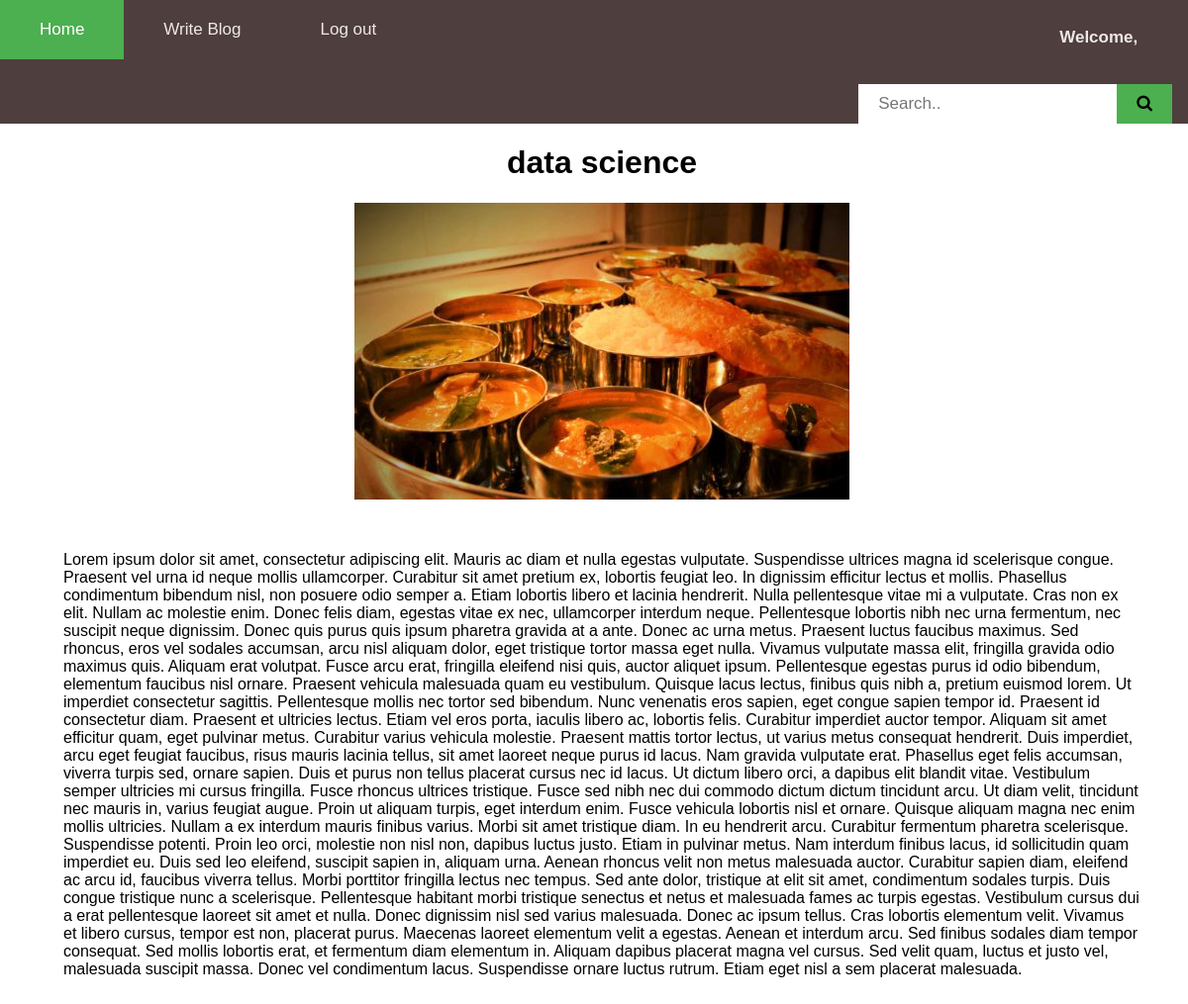
/blogs/single-blog/4, run on the app's committed database.
### blogapp/models.py (models this page shows)
class blog(models.Model):
    author=models.ForeignKey(User, on_delete=models.CASCADE)
    title=models.CharField(max_length=100)
    description=models.TextField()
    image=models.ImageField(upload_to="images/blogs")
    choice=(
        ('public','public'),
        ('private','private')
    )
    status=models.CharField(choices=choice,max_length=20,null=True,blank=True)
    created_date=models.DateTimeField(auto_now_add=True)

### blogapp/views.py (the view)
# urls.py: path('single-blog/<int:id>', single_blog, name="singleblog"),
def single_blog(request,id):
    sblog=blog.objects.get(id=id)
    return render(request,'single_blog.html',{'blog':sblog})

### templates/single_blog.html
{% extends 'base.html' %}
{% load static %}
{%block activeclass_home%}
class="active"
{%endblock%}
{%block style%}
<link rel="stylesheet" href="{% static 'css/blog.css' %}">
{%endblock%}
{% block content %}
<center>
    <h1 >{{blog.title}} </h1>
    <img src="{{blog.image.url}}" style="height: 300px;width: 500px;" alt="">
</center>
<p style="margin: 3rem;">{{blog.description}}</p>
{%endblock%}

### templates/base.html (shortened to what this page needs)
<!DOCTYPE html>
<html>
<head>
<link rel="stylesheet" href="https://cdnjs.cloudflare.com/ajax/libs/font-awesome/4.7.0/css/font-awesome.min.css">
{%block style%}
{%endblock%}
</head>
<body>
<div class="topnav" >
  <a {%block activeclass_home%} {%endblock%}  href="/">Home</a>
  <a {%block activeclass_create_blg%} {%endblock%} href="{%url 'blogapp:create_blog'%}">Write Blog</a>
  <a href="{%url 'logout'%}">Log out</a>
  <h5  style="margin-left: 40rem;">
        Welcome,
  </h5>
  <div class="search-container">
    <form action="{%url 'blogapp:search_blog'%}" method="POST" style="display: flex;flex-direction: row;">
      <input type="text" placeholder="Search.." name="search">
      <button type="submit" ><i class="fa fa-search"></i></button>
    </form>
  </div>
</div>
<div style="padding-left:16px">
   {%block content%}
   {%endblock%}
</div>
</body>
</html>

### templates/base.html (style rules this page uses)
* { box-sizing: border-box; }
body { margin: 0; font-family: Arial, Helvetica, sans-serif; }
.topnav { overflow: hidden; background-color: #4e3e3e; }
.topnav a { float: left; display: block; color: rgb(240, 232, 232); text-align: center; padding: 20px 40px; text-decoration: none; font-size: 17px; }
.topnav h5 { float: left; display: block; color: rgb(240, 232, 232); text-align: center; padding: 0px 10px; text-decoration: none; font-size: 17px; }
.topnav a.active { background-color: #4CAF50; color: white; }
.topnav .search-container { float: right; }
.topnav input[type=text] { padding: 10px 20px; margin-top: 8px; font-size: 17px; border: none; }
.topnav .search-container button { float: right; padding: 5px 20px; margin-top: 8px; margin-right: 16px; background:#4CAF50; font-size: 17px; border: none; cursor: pointer; }

### data on the page
blog: title "data science", image (picture), description "Lorem ipsum dolor sit amet, consectetur adipiscing elit. Mauris ac diam et nulla egestas vulputate. Suspendisse ultrices magna id scelerisque congue. Praesent vel urna id neque mollis ullamcorper. Curabitur sit amet pretium ex, lobortis feugiat leo. In dignissim efficitur lectus et mollis. Phasellus condimentum bibendum nisl, non posuere odio semper a. Etiam lobortis libero et lacinia hendrerit. Nulla pellentesque vitae mi a vulputate. Cras non ex elit. Nullam ac molestie enim. Donec felis diam, egestas vitae ex nec, ullamcorper interdum neque. Pellentesque lobortis nibh nec urna fermentum, nec suscipit neque dignissim. Donec quis purus quis ipsum pharetra gravida at a ante. Donec ac urna…"
